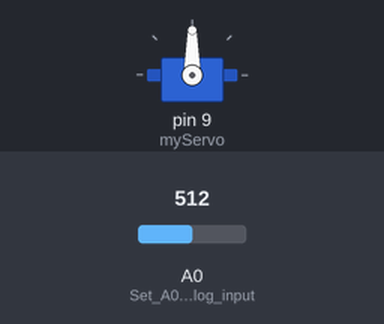
Recording of a sketch running on a simulated Arduino Uno, built with avr-gcc and run on an emulated ATmega328P. Parts: servo. The test bench sets the inputs (shaded band); at power-on: A0 (Set_A0_as_analog_input) = 512.

Above: at 1.2 s.
1.3 s: A0 (Set_A0_as_analog_input) set to 716
At 2.1 s:
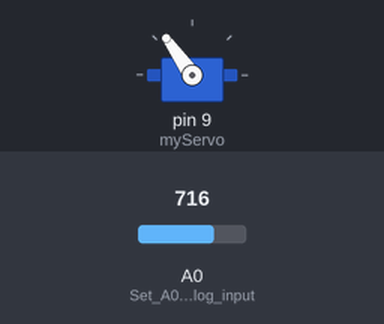
2.8 s: A0 (Set_A0_as_analog_input) set to 900
At 4.0 s:
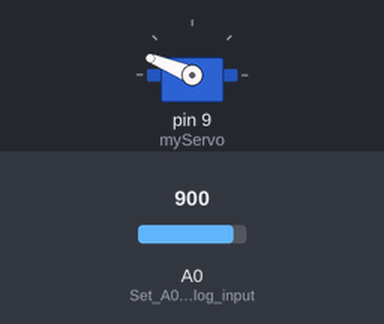
4.3 s: A0 (Set_A0_as_analog_input) set to 1023
At 5.5 s:
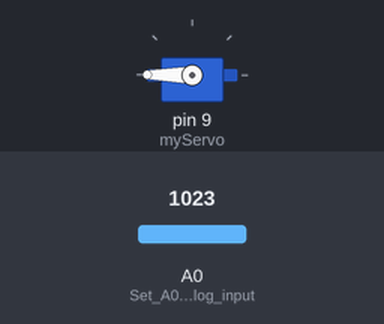
5.8 s: A0 (Set_A0_as_analog_input) set to 306
At 6.8 s:
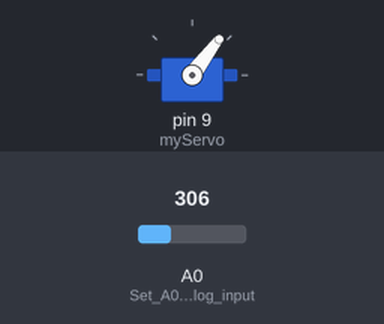
7.3 s: A0 (Set_A0_as_analog_input) set to 122
At 7.7 s:
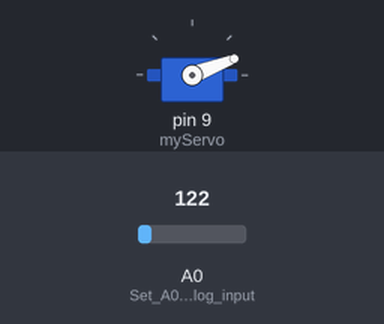
Timing chart, 0 to 9.8 s (numbered marks = the images above; inputs shaded):
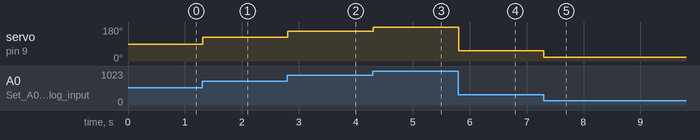

Measured:
- after the input at 1.3 s, servo on pin 9 (myServo): 90° → 125° at once
- after the input at 2.8 s, servo on pin 9 (myServo): 125° → 158° at once
- after the input at 4.3 s, servo on pin 9 (myServo): 158° → 180° at once
- after the input at 5.8 s, servo on pin 9 (myServo): 180° → 53° at once
- after the input at 7.3 s, servo on pin 9 (myServo): 53° → 21° at once

The sketch:

lab5_servo_control.ino
```cpp
// Lab 5: Control Servo Motor with Potentiometer

#include <Servo.h>

Servo myServo;  // Create Servo object

void setup() {
  myServo.attach(9);     // Connect servo signal wire to pin 9
  pinMode(A0, INPUT);    // Set A0 as analog input (potentiometer)
}

void loop() {
  int potValue = analogRead(A0);               // Read potentiometer (0–1023)
  int angle = map(potValue, 0, 1023, 0, 180);   // Map value to servo angle (0–180)
  myServo.write(angle);                        // Rotate servo to calculated angle
  delay(10);                                   // Smooth movement
}
```
